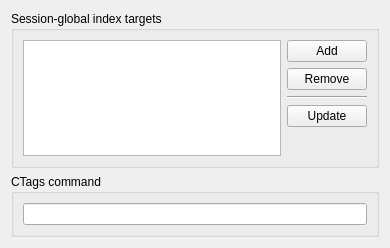
<?xml version="1.0" encoding="UTF-8"?>
<ui version="4.0">
 <class>CTagsGlobalConfig</class>
 <widget class="QWidget" name="CTagsGlobalConfig">
  <property name="geometry">
   <rect>
    <x>0</x>
    <y>0</y>
    <width>390</width>
    <height>248</height>
   </rect>
  </property>
  <layout class="QVBoxLayout" name="verticalLayout_2">
   <item>
    <widget class="QGroupBox" name="groupBox">
     <property name="title">
      <string>Session-global index targets</string>
     </property>
     <layout class="QHBoxLayout" name="horizontalLayout">
      <item>
       <widget class="KListWidget" name="targetList"/>
      </item>
      <item>
       <layout class="QGridLayout" name="gridLayout_2">
        <item row="4" column="0">
         <spacer name="verticalSpacer">
          <property name="orientation">
           <enum>Qt::Vertical</enum>
          </property>
          <property name="sizeHint" stdset="0">
           <size>
            <width>1</width>
            <height>1</height>
           </size>
          </property>
         </spacer>
        </item>
        <item row="0" column="0">
         <widget class="QPushButton" name="addButton">
          <property name="text">
           <string>Add</string>
          </property>
         </widget>
        </item>
        <item row="1" column="0">
         <widget class="QPushButton" name="delButton">
          <property name="text">
           <string>Remove</string>
          </property>
         </widget>
        </item>
        <item row="2" column="0">
         <widget class="Line" name="line">
          <property name="orientation">
           <enum>Qt::Horizontal</enum>
          </property>
         </widget>
        </item>
        <item row="3" column="0">
         <widget class="KPushButton" name="updateDB">
          <property name="text">
           <string>Update</string>
          </property>
         </widget>
        </item>
       </layout>
      </item>
     </layout>
    </widget>
   </item>
   <item>
    <widget class="QGroupBox" name="groupBox_2">
     <property name="title">
      <string>CTags command</string>
     </property>
     <layout class="QVBoxLayout" name="verticalLayout">
      <item>
       <widget class="KLineEdit" name="cmdEdit">
        <property name="frame">
         <bool>true</bool>
        </property>
       </widget>
      </item>
     </layout>
    </widget>
   </item>
  </layout>
 </widget>
 <customwidgets>
  <customwidget>
   <class>KListWidget</class>
   <extends>QListWidget</extends>
   <header>klistwidget.h</header>
  </customwidget>
  <customwidget>
   <class>KPushButton</class>
   <extends>QPushButton</extends>
   <header>kpushbutton.h</header>
  </customwidget>
  <customwidget>
   <class>KLineEdit</class>
   <extends>QLineEdit</extends>
   <header>klineedit.h</header>
  </customwidget>
 </customwidgets>
 <resources/>
 <connections/>
</ui>
